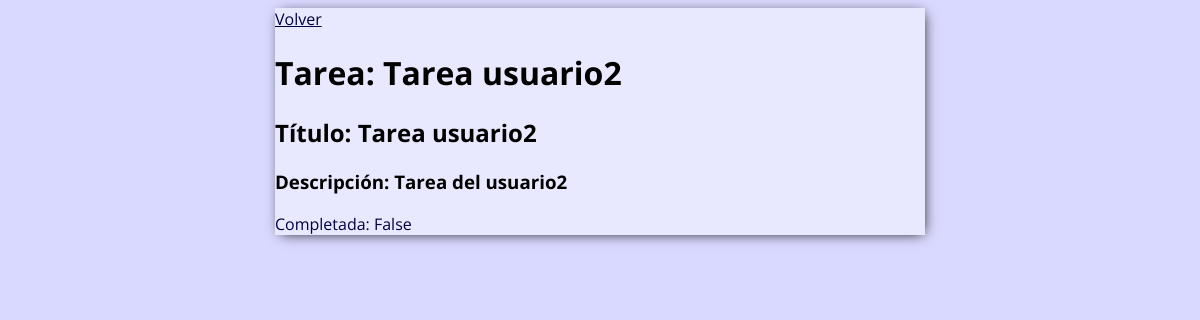
Screenshot of /tarea/8 (signed in) with the database file from the repository.
### base/models.py (models this page shows)
class Tarea(models.Model):
    usuario = models.ForeignKey(User,
                                on_delete=models.CASCADE,
                                null=True,
                                blank=True)
    titulo = models.CharField(max_length=200)
    descripcion = models.TextField(null=True,
                                blank=True)
    completada = models.BooleanField(default=False)
    creada = models.DateTimeField(auto_now_add=True)
    def __str__(self):
        return self.titulo
    class Meta:
        ordering = ['completada']

### base/views.py (the view)
# urls.py: path('tarea/<int:pk>', DetalleTarea.as_view(), name='tarea'),
class DetalleTarea(LoginRequiredMixin, DetailView):
    model = Tarea
    context_object_name = 'tarea'
    template_name = 'base/tarea.html'

### base/templates/base/tarea.html (shortened to what this page needs)
<!DOCTYPE html>
<html lang="es">
<head>
</head>
<body>
    {% extends 'base/principal.html' %}
    {% block content %}
    <a href="{% url 'tareas' %}">Volver</a>
    <h1>Tarea: {{tarea}}</h1>
    <h2>Título: {{tarea.titulo}}</h2>
    <h3>Descripción: {{tarea.descripcion}}</h3>
    <p>Completada: {{tarea.completada}}</p>
    {% endblock content %}

### base/templates/base/principal.html (style rules this page uses)
body { background-color: #D9D8FE; font-family: 'Open Sans', sans-serif; padding-rop: 60px; }
a, p { color: #000041; }

### rows the page displays
Tarea: titulo "Tarea usuario2", descripcion "Tarea del usuario2", completada "False"
